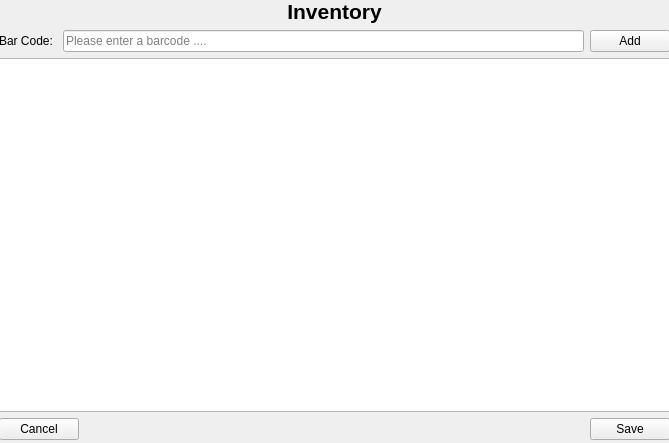
<?xml version="1.0" encoding="UTF-8"?>
<ui version="4.0">
 <class>Form</class>
 <widget class="QWidget" name="Form">
  <property name="geometry">
   <rect>
    <x>0</x>
    <y>0</y>
    <width>669</width>
    <height>443</height>
   </rect>
  </property>
  <property name="windowTitle">
   <string>Form</string>
  </property>
  <widget class="QWidget" name="verticalLayoutWidget">
   <property name="geometry">
    <rect>
     <x>-1</x>
     <y>-1</y>
     <width>671</width>
     <height>441</height>
    </rect>
   </property>
   <layout class="QVBoxLayout" name="verticalLayout">
    <item>
     <widget class="QLabel" name="win_lb">
      <property name="font">
       <font>
        <pointsize>16</pointsize>
        <weight>75</weight>
        <bold>true</bold>
       </font>
      </property>
      <property name="text">
       <string>Inventory</string>
      </property>
      <property name="alignment">
       <set>Qt::AlignCenter</set>
      </property>
     </widget>
    </item>
    <item>
     <layout class="QHBoxLayout" name="horizontalLayout">
      <item>
       <widget class="QLabel" name="bar_c_lb">
        <property name="text">
         <string>Bar Code: </string>
        </property>
       </widget>
      </item>
      <item>
       <widget class="QLineEdit" name="code_ed">
        <property name="placeholderText">
         <string>Please enter a barcode ....</string>
        </property>
       </widget>
      </item>
      <item>
       <widget class="QPushButton" name="add_bt">
        <property name="text">
         <string>Add</string>
        </property>
       </widget>
      </item>
     </layout>
    </item>
    <item>
     <widget class="QTableWidget" name="code_tbl">
      <property name="focusPolicy">
       <enum>Qt::ClickFocus</enum>
      </property>
     </widget>
    </item>
    <item>
     <layout class="QHBoxLayout" name="horizontalLayout_2">
      <item>
       <widget class="QPushButton" name="cancel_bt">
        <property name="text">
         <string>Cancel</string>
        </property>
       </widget>
      </item>
      <item>
       <spacer name="horizontalSpacer">
        <property name="orientation">
         <enum>Qt::Horizontal</enum>
        </property>
        <property name="sizeHint" stdset="0">
         <size>
          <width>40</width>
          <height>20</height>
         </size>
        </property>
       </spacer>
      </item>
      <item>
       <widget class="QPushButton" name="save_bt">
        <property name="text">
         <string>Save</string>
        </property>
       </widget>
      </item>
     </layout>
    </item>
   </layout>
  </widget>
 </widget>
 <resources/>
 <connections/>
</ui>
